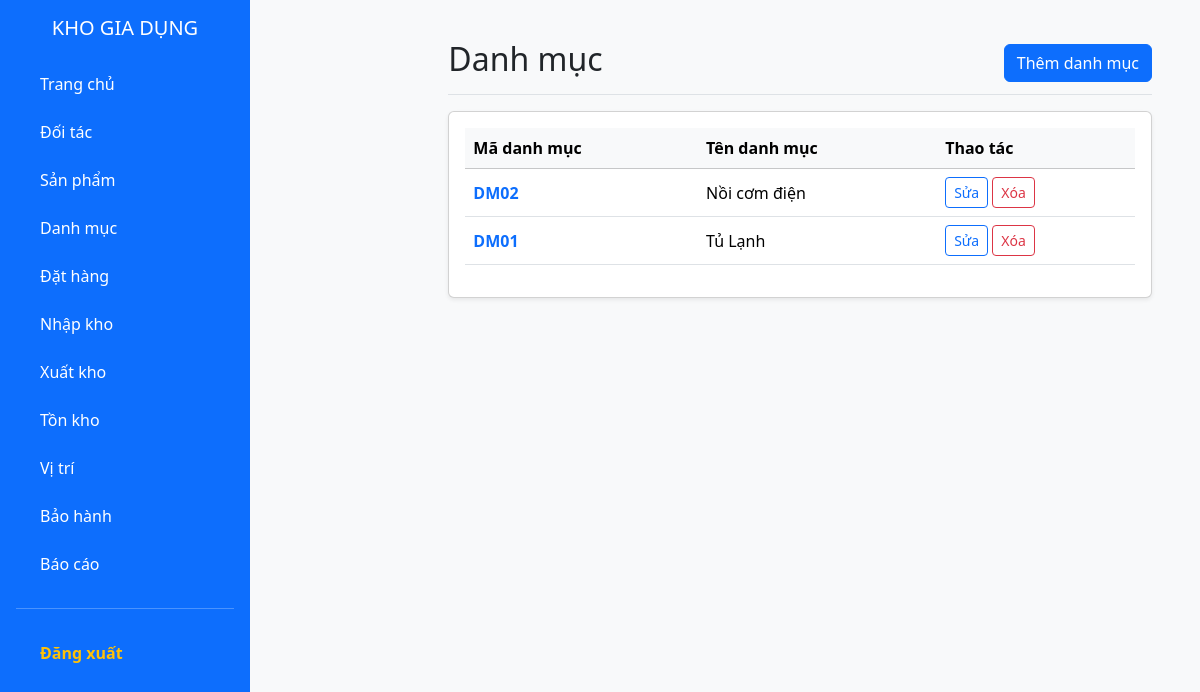
/public/category (signed in), run on an earlier commit of the app's database.
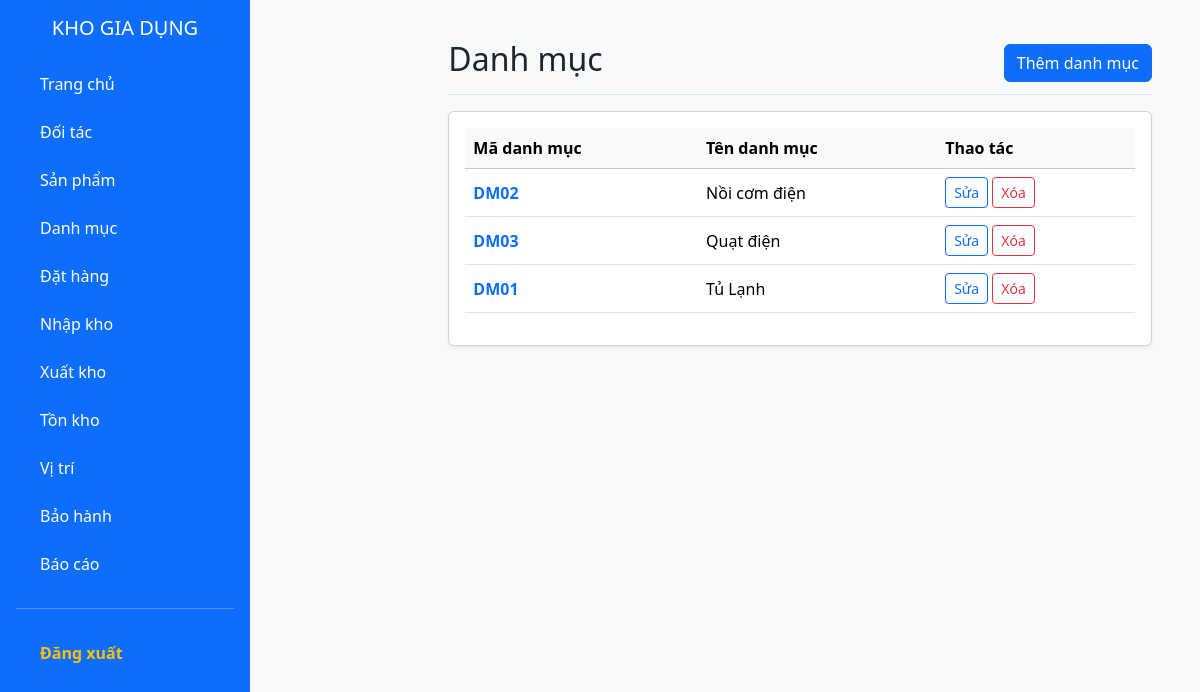
And on a later commit of the database.
### tables this page shows
CREATE TABLE IF NOT EXISTS `danhmuc` (
  `maDanhMuc` varchar(20) NOT NULL,
  `tenDanhMuc` varchar(255) NOT NULL,
  PRIMARY KEY (`maDanhMuc`)
);

### app/controllers/CategoryController.php (called while the page is built, shortened)
<?php
class CategoryController extends Controller {
    private $categoryModel;
    public function __construct() {
        $this->categoryModel = $this->model('CategoryModel');
    }
    public function index() {
        $categories = $this->categoryModel->getAll();
        $data = [
            'title' => 'Danh sách Danh mục',
            'categories' => $categories
        ];
        $this->view('categories/index', $data);
    }
}
?>

### app/core/app.php (called while the page is built, shortened)
<?php
class App {
    protected $action = 'index';
    public function __construct() {
        $url = $this->parseUrl();
        if (isset($url[0])) {
            if (file_exists(APP_ROOT . '/controllers/' . ucfirst($url[0]) . 'Controller.php')) {
                unset($url[0]);
            }
        }
        $this->controller = new $this->controller;
        $this->params = $url ? array_values($url) : [];
        call_user_func_array([$this->controller, $this->action], $this->params);
    }
    public function parseUrl() {
        if (isset($_GET['url'])) {
            return explode('/', filter_var(rtrim($_GET['url'], '/'), FILTER_SANITIZE_URL));
        }
    }
}
?>

### public/index.php (called while the page is built, shortened)
<?php
require_once ROOT_PATH . '/app/core/Database.php';
require_once ROOT_PATH . '/app/core/Controller.php';
require_once ROOT_PATH . '/app/core/App.php';
$app = new App();
?>

### app/core/Database.php (called while the page is built, shortened)
<?php
class Database {
    private static $instance = null;
    private $conn;
    private function __construct() {
        try {
            $dsn = "mysql:host=" . DB_HOST . ";dbname=" . DB_NAME . ";charset=utf8mb4";
            $this->conn = new PDO($dsn, DB_USER, DB_PASS);
            $this->conn->setAttribute(PDO::ATTR_ERRMODE, PDO::ERRMODE_EXCEPTION);
            $this->conn->setAttribute(PDO::ATTR_DEFAULT_FETCH_MODE, PDO::FETCH_ASSOC);
        } catch(PDOException $e) {
            die("Lỗi kết nối MySQL: " . $e->getMessage());
        }
    }
    public static function getInstance() {
        if (!self::$instance) {
            self::$instance = new Database();
        }
        return self::$instance;
    }
    public function getConnection() {
        return $this->conn;
    }
}
?>

### app/models/CategoryModel.php (called while the page is built, shortened)
<?php
class CategoryModel {
    private $conn;
    public function __construct() {
        $this->conn = Database::getInstance()->getConnection();
    }
    public function getAll() {
        $sql = "SELECT * FROM DanhMuc ORDER BY tenDanhMuc ASC";
        $stmt = $this->conn->prepare($sql);
        $stmt->execute();
        return $stmt->fetchAll(PDO::FETCH_ASSOC);
    }
}
?>

### app/views/categories/index.php (the view, shortened to what this page needs)
<?php require_once APP_ROOT . '/views/layouts/header.php'; ?>
<?php require_once APP_ROOT . '/views/layouts/sidebar.php'; ?>
<main class="col-md-9 ms-sm-auto col-lg-10 px-md-4">
    <div class="d-flex justify-content-between flex-wrap flex-md-nowrap align-items-center pt-3 pb-2 mb-3 border-bottom">
        <h1 class="h2">Danh mục</h1>
        <a href="<?php echo BASE_URL; ?>/category/create" class="btn btn-primary">
            <i class="bi bi-plus-lg"></i> Thêm danh mục
        </a>
    </div>
    <div class="card shadow-sm">
        <div class="card-body">
            <div class="table-responsive">
                <table class="table table-hover align-middle">
                    <thead class="table-light">
                        <tr>
                            <th>Mã danh mục</th>
                            <th>Tên danh mục</th>
                            <th>Thao tác</th>
                        </tr>
                    </thead>
                    <tbody>
                        <?php if (!empty($categories)): ?>
                            <?php foreach ($categories as $cat): ?>
                                <tr>
                                    <td class="fw-bold text-primary"><?php echo $cat['maDanhMuc']; ?></td>
                                    <td><?php echo $cat['tenDanhMuc']; ?></td>
                                    <td>
                                        <a href="<?php echo BASE_URL; ?>/category/edit/<?php echo $cat['maDanhMuc']; ?>" class="btn btn-sm btn-outline-primary">
                                            <i class="bi bi-pencil"></i> Sửa
                                        </a>
                                        <a href="<?php echo BASE_URL; ?>/category/delete/<?php echo $cat['maDanhMuc']; ?>" class="btn btn-sm btn-outline-danger"
                                           onclick="return confirm('Bạn có chắc chắn muốn xóa danh mục này? Nếu danh mục đang có hàng hóa, hệ thống sẽ không cho phép xóa.');">
                                           <i class="bi bi-trash"></i> Xóa
                                        </a>
                                    </td>
                                </tr>
                            <?php endforeach; ?>
                        <?php else: ?>
                            <tr><td colspan="3" class="text-center text-muted">Chưa có dữ liệu.</td></tr>
                        <?php endif; ?>
                    </tbody>
                </table>
            </div>
        </div>
    </div>
</main>
<?php require_once APP_ROOT . '/views/layouts/footer.php'; ?>

What changed in the data, as far as the page shows it:
added danhmuc: maDanhMuc "DM03", tenDanhMuc "Quạt điện"
